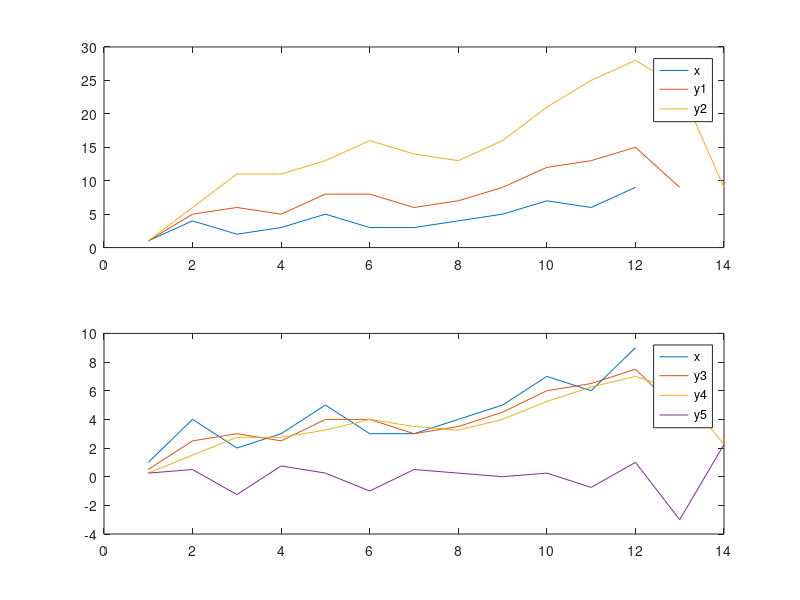
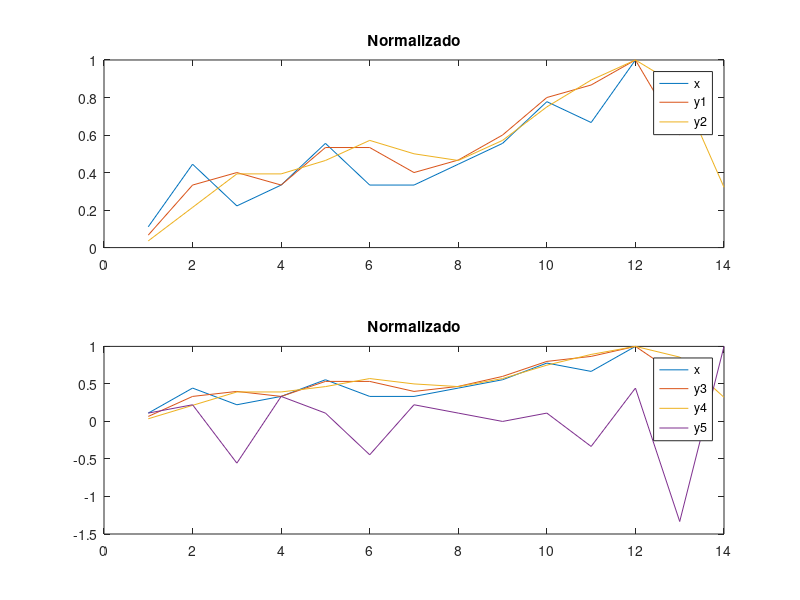
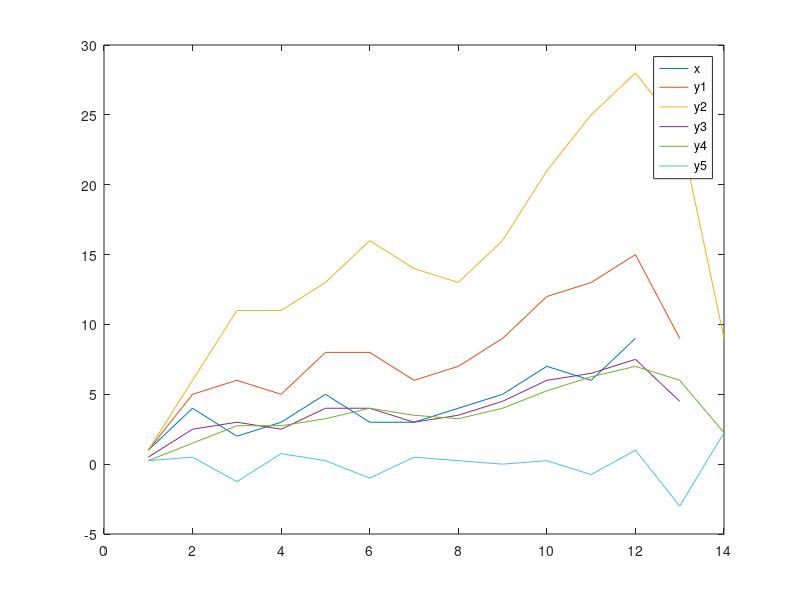
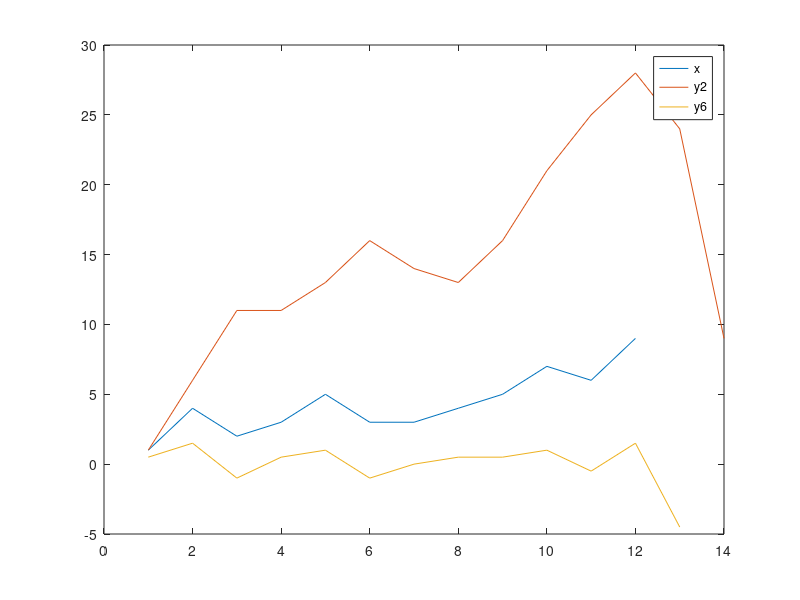

Here is the MATLAB script that generated these plots, in order:
clear; close all; clc

% 22
x = [1, 4, 2, 3, 5, 3, 3, 4, 5, 7, 6, 9];
h1 = [1, 1];
h2 = [1, 2, 1];
h3 = [1/2, 1/2];
h4 = [1/4, 1/2, 1/4];
h5 = [1/4, -1/2, 1/4];
h6 = [1/2, -1/2];
y1 = conv(x,h1)

y2 = conv(x,h2)

y3 = conv(x,h3)

y4 = conv(x,h4)

y5 = conv(x,h5)

y6 = conv(x, h6)

figure
subplot(2, 1, 1)
plot(x)
hold on
plot(y1)
plot(y2)
hold off
legend('x', 'y1', 'y2')

subplot(2,1,2)
plot(x)
hold on
plot(y3)
plot(y4)
plot(y5)
hold off
legend('x', 'y3', 'y4', 'y5')

figure
subplot(2, 1, 1)
plot(x/max(x))
hold on
plot(y1/max(y1))
plot(y2/max(y2))
hold off
legend('x', 'y1', 'y2')
title('Normalizado')

subplot(2,1,2)
plot(x/max(x))
hold on
plot(y3/max(y3))
plot(y4/max(y4))
plot(y5/max(y5))
hold off
legend('x', 'y3', 'y4', 'y5')
title('Normalizado')

figure
plot(x)
hold on
plot(y1)
plot(y2)
plot(y3)
plot(y4)
plot(y5)
hold off
legend('x', 'y1', 'y2','y3', 'y4', 'y5')

figure
plot(x)
hold on
plot(y2)
plot(y6)
legend('x', 'y2', 'y6')